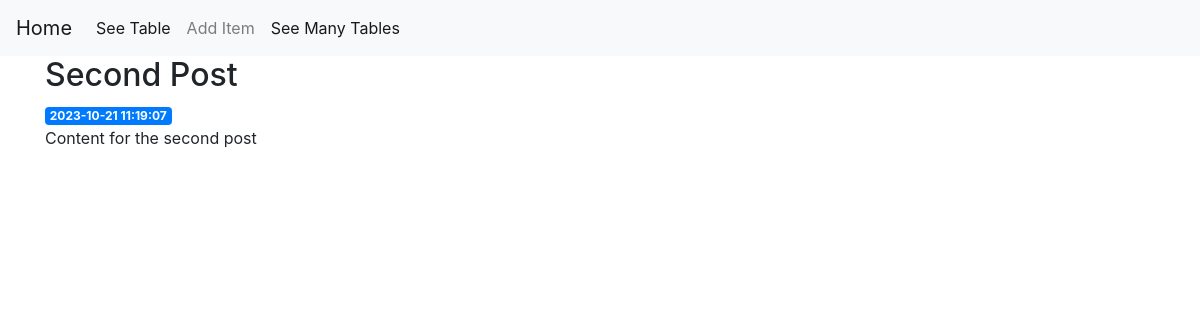
The page /2 on the database as committed earlier.
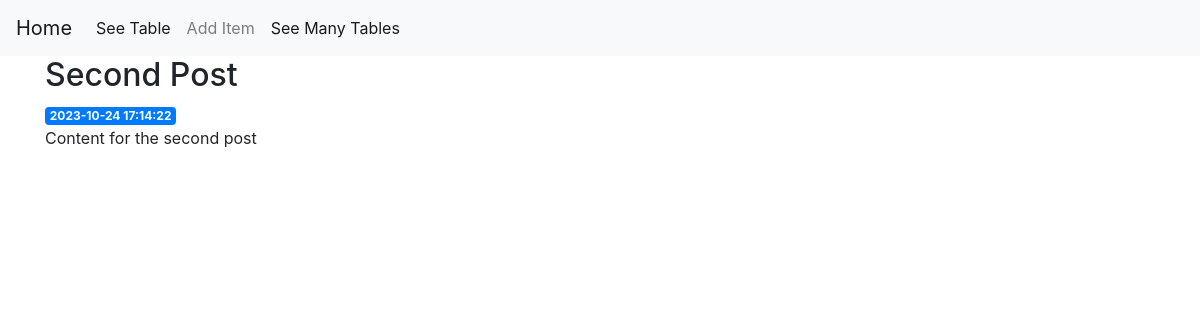
The same page on the database as committed later.
### tables this page shows
CREATE TABLE posts (
    id INTEGER PRIMARY KEY AUTOINCREMENT,
    created TIMESTAMP NOT NULL DEFAULT CURRENT_TIMESTAMP,
    title TEXT NOT NULL,
    content TEXT NOT NULL
);

### app.py (the view)
@app.route('/<int:post_id>')
def post(post_id):
    post = get_post(post_id)
    return render_template('post.html', post=post)

### app.py (called while the page is built)
def get_db_connection():
    conn = sqlite3.connect('database.db')
    conn.row_factory = sqlite3.Row
    return conn

def get_post(post_id):
    conn = get_db_connection()
    post = conn.execute('SELECT * FROM posts WHERE id = ?',
                        (post_id,)).fetchone()
    conn.close()
    if post is None:
        abort(404)
    return post

### templates/post.html
{% extends 'base.html' %}
{% block content %}
    <h2>{% block title %} {{ post['title'] }} {% endblock %}</h2>
    <span class="badge badge-primary">{{ post['created'] }}</span>
    <p>{{ post['content'] }}</p>
{% endblock %}

Rows that differ between the two databases and show on the page:
changed posts "Second Post": created "2023-10-21 11:19:07" → "2023-10-24 17:14:22"
